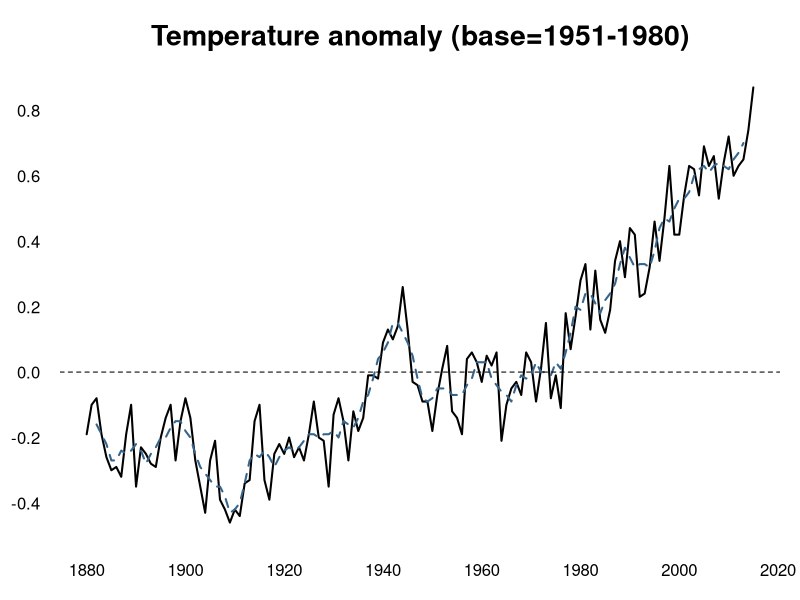

This chart was generated by the following R code:
# Average global temperature
par(mar=c(3,3,3.5,1),las=1,cex.axis=1,5,cex.lab=1.5,cex.main=1.7)
temp<-read.csv("temperature.csv",sep="")

temp.av<-ts(temp[,2],start=c(1880,1),freq=1) # Average
temp.ra<-ts(temp[,3],start=c(1880,1),freq=1) # 5-year moving average

# Plot data
plot(temp.av,axes=FALSE,xlab="",ylab="",lwd=2,
     main="Temperature anomaly (base=1951-1980)")
lines(temp.ra,col="steelblue4",lty=2,lwd=2)
abline(h=0,lty=2)
axis(1,tick=FALSE);axis(2,tick=FALSE)
